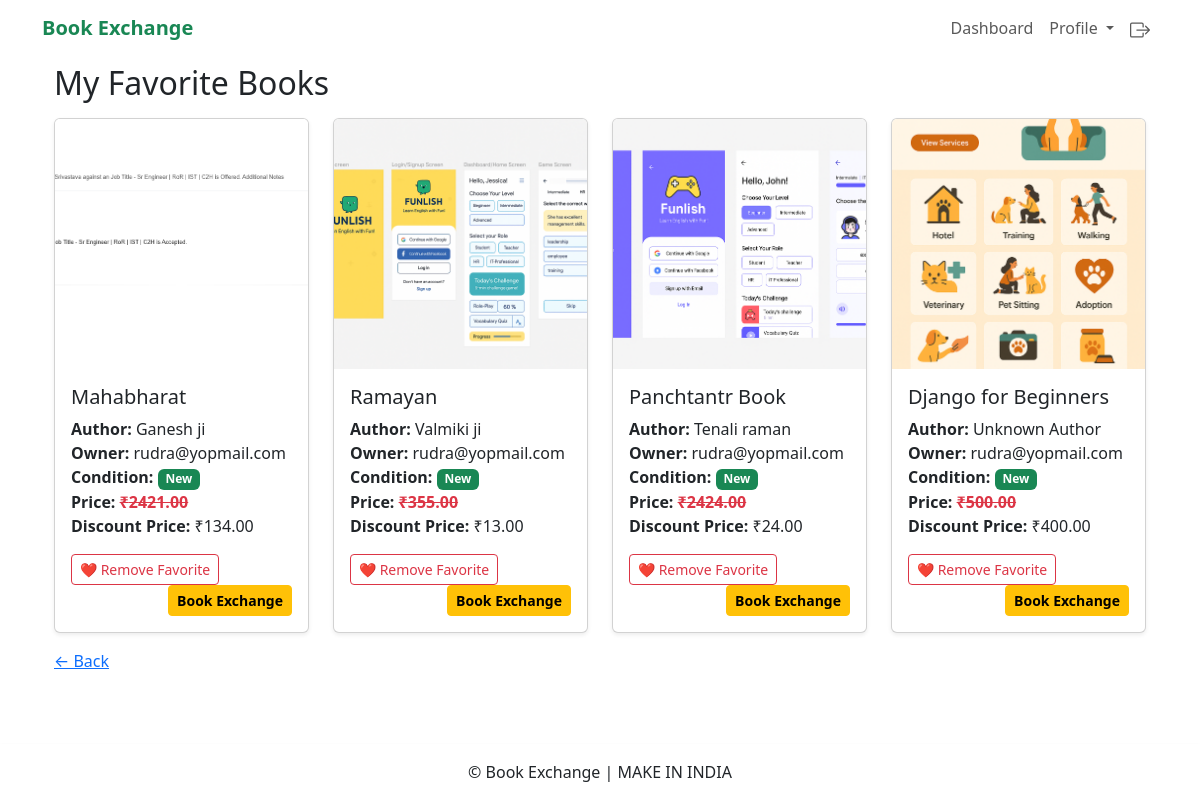
Screenshot of /favorites (signed in) with the database file from the repository.
### books/models.py (models this page shows, shortened)
class Book(models.Model):
  id = models.AutoField(primary_key=True)
  user = models.ForeignKey(settings.AUTH_USER_MODEL, on_delete=models.CASCADE, related_name='books')
  title = models.CharField(max_length=255)
  description = models.TextField()
  author = models.CharField(max_length=255)
  total_price = models.DecimalField(max_digits=8, decimal_places=2)
  discount_price = models.DecimalField(max_digits=8, decimal_places=2, blank=True, null=True)
  condition = models.CharField(max_length=20, choices=CONDITION_CHOICES, default='new')  # 👈 Add this line
  image = models.ImageField(upload_to='book_images/', blank=True, null=True)
  created_at = models.DateTimeField(auto_now_add=True)

### accounts/models.py (models this page shows)
class Account(AbstractBaseUser, PermissionsMixin):
  email = models.EmailField(unique=True)
  is_active = models.BooleanField(default=True)
  is_staff = models.BooleanField(default=False)
  date_joined = models.DateTimeField(default=timezone.now)  # Add this field
  termsandconditions_and_privacy_policy = models.BooleanField(default=False)
  marketing_mail = models.BooleanField(default=False)
  USERNAME_FIELD = 'email'
  REQUIRED_FIELDS = []  # You can add other required fields here
  objects = AccountManager()
  groups = models.ManyToManyField('auth.Group', related_name='account_groups', blank=True)
  user_permissions = models.ManyToManyField('auth.Permission', related_name='account_user_permissions', blank=True )
  def __str__(self):
    return self.email

### favorites/views.py (the view)
# urls.py: path('favorites', views.favorite_books_view, name='favorites_index'),
@login_required
def favorite_books_view(request):
  favorites = Favorite.objects.filter(user=request.user).select_related('book')
  favorite_books = [fav.book for fav in favorites]
  context = { 'favorite_books': favorite_books }
  return render(request, 'favorites/index.html', context)

### templates/favorites/index.html (shortened to what this page needs)
{% extends 'base.html' %}
{% load static %}
{% block content %}
<div class="container my-1">
  <h2 class="mb-3">My Favorite Books</h2>
  {% if favorite_books %}
  <div class="row g-4 mb-3">
    {% for book in favorite_books %}
    <div class="col-md-6 col-lg-3">
      <div class="card h-100 shadow-sm position-relative">
        {% if book.image %}
        <img src="{{ book.image.url }}" class="card-img-top" alt="{{ book.title }}"
          style="height: 250px; object-fit: cover;">
        {% else %}
        <img src="{% static 'images/no_image.avif' %}" class="card-img-top" alt="No Image"
          style="height: 250px; object-fit: cover;">
        {% endif %}
        <div class="card-body position-relative">
          <h5 class="card-title">{{ book.title }}</h5>
          <p class="card-text">
            <strong>Author:</strong> {{ book.author|capfirst }}<br>
            <strong>Owner:</strong> {{ book.user }}<br>
            <strong>Condition:</strong> <span class="badge bg-success">{{ book.condition|capfirst }}</span><br>
            <strong>Price: <del class="text-danger">₹{{ book.total_price }}</del></strong><br>
            {% if book.discount_price %}
            <strong>Discount Price:</strong> ₹{{ book.discount_price }}
            {% endif %}
          </p>
          <a href="{% url 'toggle_favorite' book.id %}" class="btn btn-outline-danger btn-sm z-3 position-relative">
            ❤️ Remove Favorite
          </a>
          <a href="#" class="btn btn-warning fw-bold btn-sm float-end z-3 position-relative">
            Book Exchange
          </a>
        </div>
      </div>
    </div>
    {% endfor %}
  </div>
  {% else %}
  <p class="text-muted">You haven't added any books to your favorites yet.</p>
  {% endif %}
  <a href="{% url 'dashboard' %}">← Back</a><br>
</div>
{% endblock %}

### rows the page displays
Book: image (picture), title "Mahabharat", author "Ganesh ji", user "rudra@yopmail.com", condition "New", total_price "2421.00", discount_price "134.00"
Book: image (picture), title "Ramayan", author "Valmiki ji", user "rudra@yopmail.com", condition "New", total_price "355.00", discount_price "13.00"
Book: image (picture), title "Panchtantr Book", author "Tenali raman", user "rudra@yopmail.com", condition "New", total_price "2424.00", discount_price "24.00"
Book: image (picture), title "Django for Beginners", author "Unknown Author", user "rudra@yopmail.com", condition "New", total_price "500.00", discount_price "400.00"
